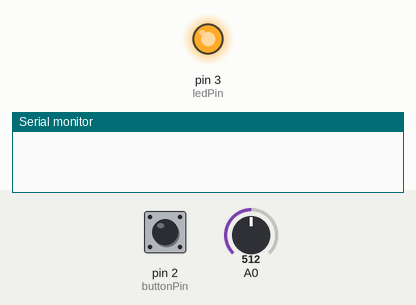
A sketch run on a simulated Arduino Uno, built with avr-gcc and run on an emulated ATmega328P. Shown: output pins drawn as LEDs (lit = HIGH), the last lines printed to the serial monitor. The inputs (shaded band) are chosen by the test bench; at power-on: pin 2 (buttonPin) LOW, A0 = 512.

Above: at 0.1 s.
At 5.1 s:
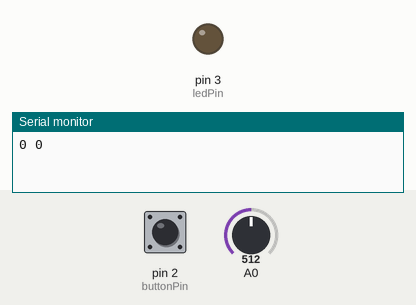
Timing chart, 0 to 6.6 s (numbered marks = the images above):
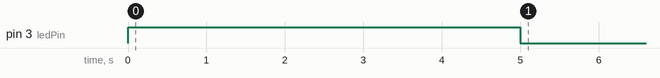

The sketch:

Arduino.ino
```cpp
const int buttonPin = 2;     // the number of the pushbutton pin
const int ledPin =  3;      // the number of the LED pin

// variable for reading the pushbutton status
int buttonState = 0;
// variable to hold sensor value
int sensorValue;
// variable to calibrate low value
int sensorLow = 1023;
// variable to calibrate high value
int sensorHigh = 0;

void setup() {
  // initialize the LED pin as an output:
  pinMode(ledPin, OUTPUT);
  // initialize the pushbutton pin as an input:
  pinMode(buttonPin, INPUT);

  // calibrate for the first five seconds after program runs
  digitalWrite(ledPin, HIGH);
  while (millis() < 5000) {
    // record the maximum sensor value
    sensorValue = analogRead(A0);
    if (sensorValue > sensorHigh) {
      sensorHigh = sensorValue;
    }
    // record the minimum sensor value
    if (sensorValue < sensorLow) {
      sensorLow = sensorValue;
    }
  }
  // turn the LED off, signaling the end of the calibration period
  digitalWrite(ledPin, LOW);

  Serial.begin(9600);
}

void loop() {
  // read the state of the pushbutton value:
  buttonState = digitalRead(buttonPin);

  //read the input from A0 and store it in a variable
  sensorValue = analogRead(A0);
  int mappedValue = map(sensorValue, sensorLow, sensorHigh, 0, 1023);
  int constrValue = constrain(mappedValue, 0, 1023);

  Serial.print(buttonState);
  Serial.print(" ");
  Serial.println(constrValue);

  delay(100);
}
```
